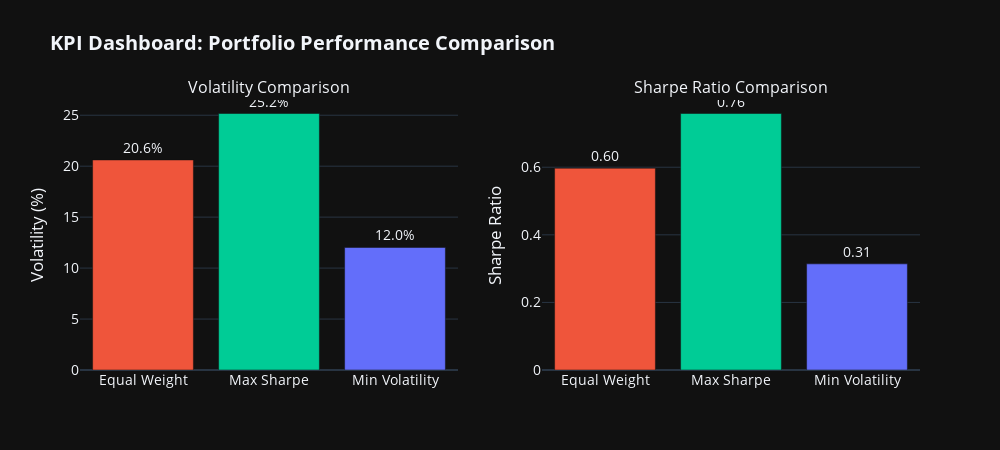

The code cell stored with this chart in its notebook:
### Code cell
# KPI Summary Visualization
kpi_metrics = ['Volatility', 'Sharpe Ratio']
ew_values = [ew_portfolio['volatility'] * 100, ew_portfolio['sharpe']]
msr_values = [msr_portfolio['volatility'] * 100, msr_portfolio['sharpe']]

fig = make_subplots(
    rows=1, cols=2,
    subplot_titles=['Volatility Comparison', 'Sharpe Ratio Comparison']
)

# Volatility comparison
fig.add_trace(
    go.Bar(
        x=['Equal Weight', 'Max Sharpe', 'Min Volatility'],
        y=[ew_vol * 100, msr_vol * 100, minvol_vol * 100],
        marker_color=['#EF553B', '#00CC96', '#636EFA'],
        text=[f"{ew_vol:.1%}", f"{msr_vol:.1%}", f"{minvol_vol:.1%}"],
        textposition='outside',
        showlegend=False
    ),
    row=1, col=1
)

# Sharpe comparison
fig.add_trace(
    go.Bar(
        x=['Equal Weight', 'Max Sharpe', 'Min Volatility'],
        y=[ew_portfolio['sharpe'], msr_portfolio['sharpe'], min_vol_portfolio['sharpe']],
        marker_color=['#EF553B', '#00CC96', '#636EFA'],
        text=[f"{ew_portfolio['sharpe']:.2f}", f"{msr_portfolio['sharpe']:.2f}", f"{min_vol_portfolio['sharpe']:.2f}"],
        textposition='outside',
        showlegend=False
    ),
    row=1, col=2
)

fig.update_layout(
    title='<b>KPI Dashboard: Portfolio Performance Comparison</b>',
    template='plotly_dark',
    font=dict(size=14),
    height=450,
    width=1000
)

fig.update_yaxes(title_text='Volatility (%)', row=1, col=1)
fig.update_yaxes(title_text='Sharpe Ratio', row=1, col=2)

fig.show()

### Figure 1 — Plotly figure (JSON) as saved in the notebook; plotly's stock layout.template omitted (floating-point values rounded to 4 significant figures)
{"data": [{"marker": {"color": ["#EF553B", "#00CC96", "#636EFA"]}, "showlegend": false, "text": ["20.6%", "25.2%", "12.0%"], "textposition": "outside", "type": "bar", "x": ["Equal Weight", "Max Sharpe", "Min Volatility"], "xaxis": "x", "y": [20.61, 25.17, 12.03], "yaxis": "y"}, {"marker": {"color": ["#EF553B", "#00CC96", "#636EFA"]}, "showlegend": false, "text": ["0.60", "0.76", "0.31"], "textposition": "outside", "type": "bar", "x": ["Equal Weight", "Max Sharpe", "Min Volatility"], "xaxis": "x2", "y": [0.5972, 0.759, 0.3141], "yaxis": "y2"}], "layout": {"annotations": [{"font": {"size": 16}, "showarrow": false, "text": "Volatility Comparison", "x": 0.225, "xanchor": "center", "xref": "paper", "y": 1.0, "yanchor": "bottom", "yref": "paper"}, {"font": {"size": 16}, "showarrow": false, "text": "Sharpe Ratio Comparison", "x": 0.775, "xanchor": "center", "xref": "paper", "y": 1.0, "yanchor": "bottom", "yref": "paper"}], "font": {"size": 14}, "height": 450, "title": {"text": "<b>KPI Dashboard: Portfolio Performance Comparison</b>"}, "width": 1000, "xaxis": {"anchor": "y", "domain": [0.0, 0.45]}, "xaxis2": {"anchor": "y2", "domain": [0.55, 1.0]}, "yaxis": {"anchor": "x", "domain": [0.0, 1.0], "title": {"text": "Volatility (%)"}}, "yaxis2": {"anchor": "x2", "domain": [0.0, 1.0], "title": {"text": "Sharpe Ratio"}}}}
